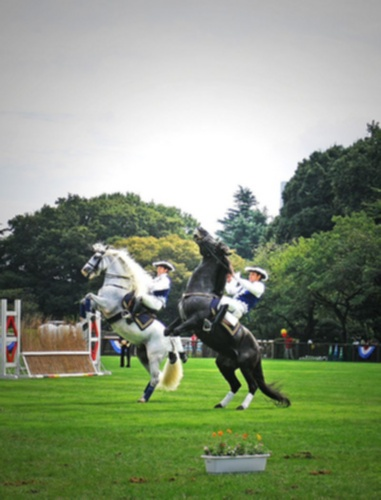
#> input picture datasets/Blurry/blurry_005.jpg, 381 x 500 px, given in place of noisy_001.jpg, which was not available
$ jupyter execute --allow-errors 'Projet Data Science - Livrable 1.ipynb'   (text cells are left out)
#> lines starting #> are read from the running program, lines starting #| are printed output that depends on the picture; pictures that were not available may be replaced by others from this repository, and a replacement may not be noted
[cell 1]
import scipy
from scipy import ndimage
import numpy as np
import imageio
import matplotlib.pyplot as plt
import cv2 as cv
import os

[cell 2]
noisy_path = "datasets/Noisy/"
blurry_path = "datasets/Blurry/"

noisy_images = []
blurry_images = []

# Noisy images
for image_num in range(1, len(os.listdir(noisy_path)) + 1):
    noisy_images.append(imageio.imread(noisy_path + "noisy_{}.jpg".format(f'{image_num:03}')))
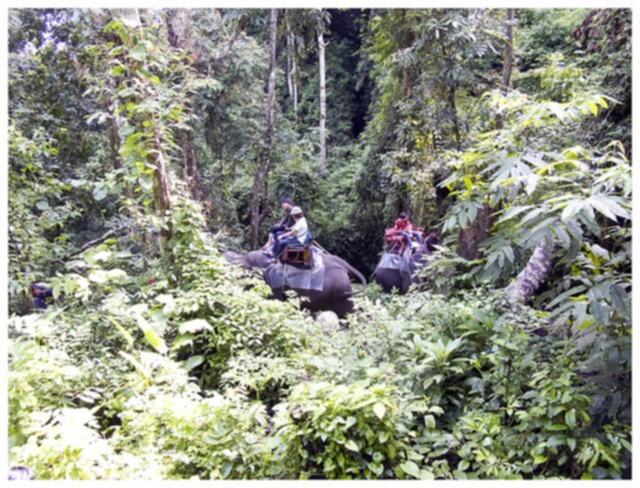
#> input picture datasets/Blurry/blurry_006.jpg, 640 x 488 px, given in place of blurry_001.jpg, which was not available

# Blurry images
#> (the rest of this cell did not finish here and is left out)

[cell 3]
def unsharp_mask(image, mask, alpha):
    return np.clip(image + alpha * mask, 0, 1)

results_blurry_images_unsharp = []
#> results_blurry_images_unsharp = []

for im in blurry_images:
    im = im / 255
    im_blurred = ndimage.gaussian_filter(im, (5,5,0))
    im_mask = np.clip(im - im_blurred, 0, 1)
    im_sharp = unsharp_mask(im, im_mask, 0.5)
    results_blurry_images_unsharp.append(im_sharp)
#> this loop made 2 passes
#> pass 1, `im_blurred = ndimage.gaussian_filter(im, (5,5,0))`:
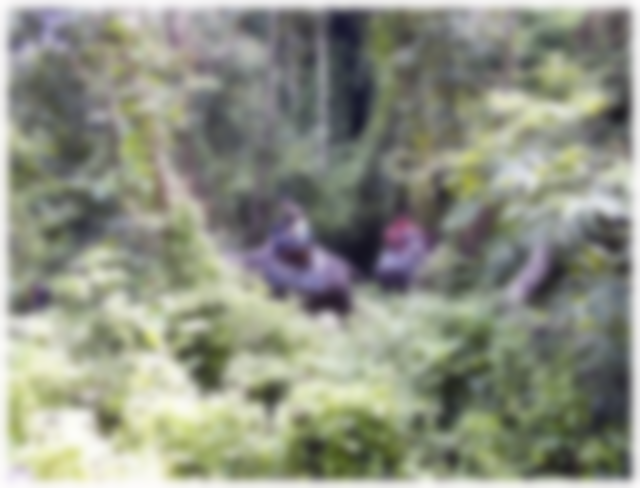
#> im_blurred: shape (488, 640, 3) float64; mean of channels 0, 1, 2 0.561, 0.574, 0.518; drawn as R, G, B
#> pass 1, `im_mask = np.clip(im - im_blurred, 0, 1)`:
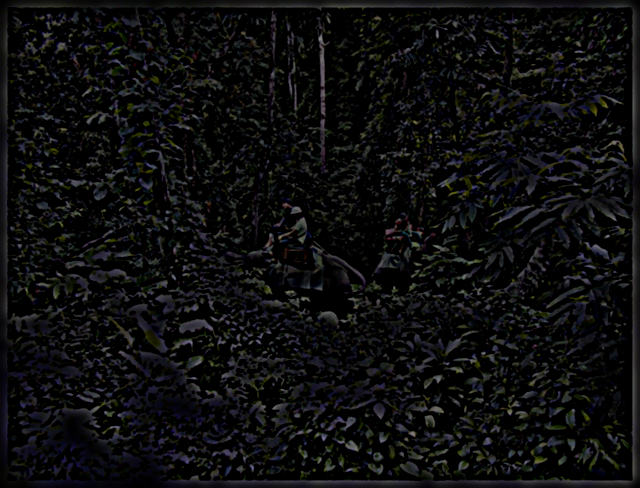
#> im_mask: shape (488, 640, 3) float64; mean of channels 0, 1, 2 0.0522, 0.0533, 0.0545; drawn as R, G, B
#> pass 1, `im_sharp = unsharp_mask(im, im_mask, 0.5)`:
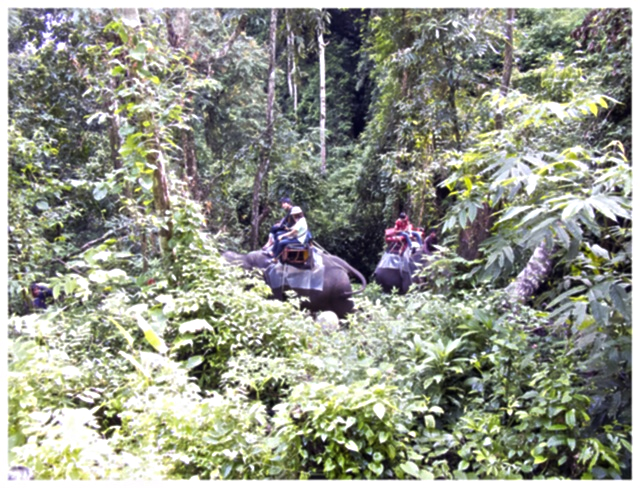
#> im_sharp: shape (488, 640, 3) float64; mean of channels 0, 1, 2 0.582, 0.596, 0.541; drawn as R, G, B
#> after the loop, results_blurry_images_unsharp = 2 items

[cell 4]
fig, axes = plt.subplots(nrows=2, ncols=2, sharex=True, sharey=True, figsize=(15, 8))
axes = axes.ravel()
axes[0].imshow(im)
axes[0].set_title('Original image', size=15)
axes[1].imshow(im_blurred)
axes[1].set_title('Blurred image, sigma=5', size=15)
axes[2].imshow(im_mask)
axes[2].set_title('Mask', size=15)
axes[3].imshow(im_sharp)
axes[3].set_title('Result image', size=15)
for ax in axes:
    ax.axis('off')
fig.tight_layout()
plt.show()

[cell 5]
im_num = 40

fig, axes = plt.subplots(nrows=1, ncols=2, sharex=True, sharey=True, figsize=(15, 8))
axes = axes.ravel()
#> (the rest of this cell did not finish here and is left out)

[cell 6]
img = imageio.imread('datasets/Blurry/blurry_001.jpg')
#> img is the input picture: shape (488, 640, 3); mean R, G, B 142.9, 146.3, 132.1

results_blurry_images = []

kernel = np.array([[0, -1, 0],
                   [-1, 5,-1],
                   [0, -1, 0]])

for im in blurry_images:
    results_blurry_images.append(
        cv.filter2D(im, -1, kernel)
    )
#> after the loop, results_blurry_images = 2 items
